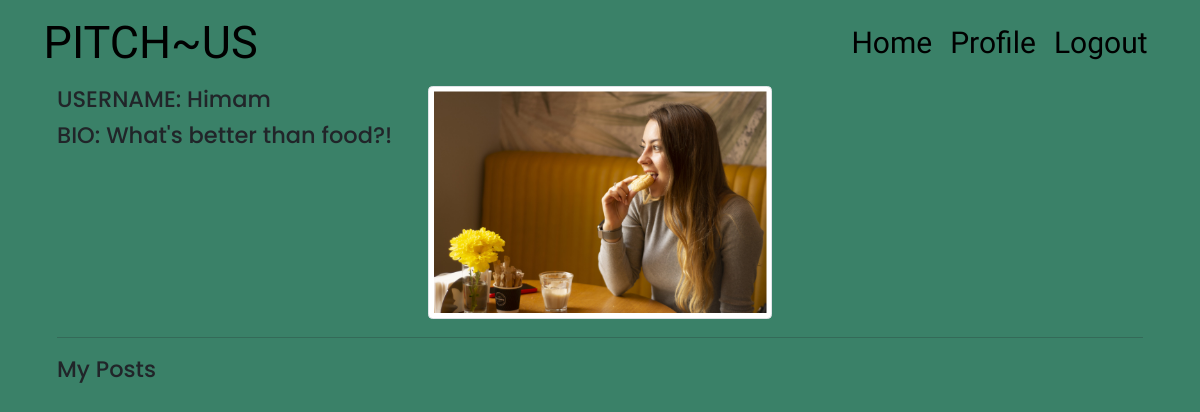
Page /user/Himam (signed in) on the committed database.
### app/models.py (models this page shows)
class User(db.Model,UserMixin):
    id = db.Column(db.Integer,primary_key = True)
    email = db.Column(db.String(150),unique = True)
    username = db.Column(db.String(150),unique = True)
    password = db.Column(db.String(150),nullable = False)
    bio = db.Column(db.String(255))
    profile_pic_path = db.Column(db.String())
    date_created = db.Column(db.DateTime(timezone=True),default=func.now())
    pitches = db.relationship('Pitch',backref='user',passive_deletes=True)
    comments = db.relationship('Comment',backref='user',passive_deletes=True)
    likes = db.relationship('Like',backref='user',passive_deletes=True)

### app/views.py (the view)
@views.route('/user/<username>')
def profile(username):
   user = User.query.filter_by(username=username).first()
   if not user:
      flash("User does not exist!",category='error')
   return render_template("profile/profile.html", user = user)

### app/__init__.py (called while the page is built)
def create_app():
    app.config['SQLALCHEMY_TRACK_MODIFICATIONS'] = False
    bootstrap.init_app(app)
    db.init_app(app)
    migrate.init_app(app,db)
    mail.init_app(app)
    configure_uploads(app,photos)
    from .views import views
    app.register_blueprint(views,url_prefix="/")
    from .auth import auth
    app.register_blueprint(auth,url_prefix="/")
    from .models import User,Pitch, Comment,Like
    create_database(app)
    login_manager = LoginManager()
    login_manager.login_view = "auth.login" # redirects to login page
    login_manager.init_app(app)
    @login_manager.user_loader
    def load_user(id):
        return User.query.get(int(id))
    return app

### app/templates/profile/profile.html (shortened to what this page needs)
 {% extends 'pitch_div.html' %}
{% block content%}
<div class="container">
    <div class="row">
        <div class="col-md-4">
            <h5>USERNAME: {{user.username| capitalize}} </h5>
            {% if user.bio %}
                <h5>BIO:  {{user.bio}}</h5>
            {%else%}
                <p> {{user.username| capitalize}} has no bio </p>
            {% endif %}
        </div>
         <div class="col-md-4">
            {% if user.profile_pic_path %}
            <img src="{{url_for('static',filename=user.profile_pic_path)}}" alt="" class="img-thumbnail">
            {%else%}
            <p>No profile picture</p>
            {% endif %}
        </div>
    </div>
    <hr>
    <div class="row">
        <h5>My Posts</h5>
    </div>
</div>
{% endblock %}

### app/static/css/style.css (style rules this page uses)
* { margin: 0; padding: 0; box-sizing: border-box; font-family: 'Poppins', sans-serif; font-size: large; }
body { background-color: rgb(58, 129, 104); }

### rows in the picture
User: username "Himam", bio "What's better than food?!", profile_pic_path (picture)
